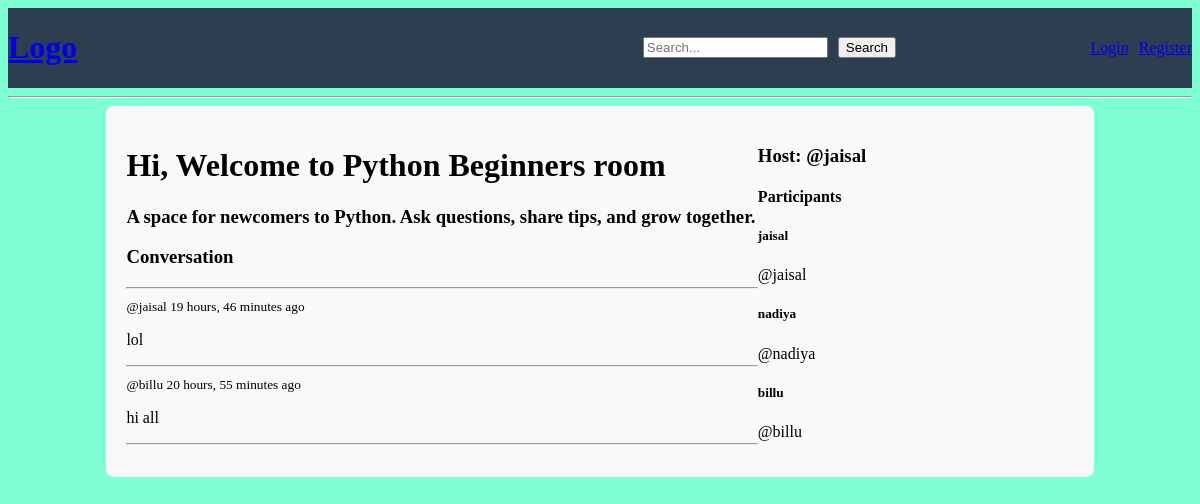
The page /room/1/ on the database its author committed.
### base/models.py (models this page shows, shortened)
class Room(models.Model):
    host = models.ForeignKey(User, on_delete=models.CASCADE, null=True)
    topic = models.ForeignKey(Topic, on_delete=models.SET_NULL, null=True)
    name = models.CharField(max_length=200)
    description = models.TextField(blank=True, null=True)
    participants = models.ManyToManyField(User, related_name='participants', blank=True)
    updated = models.DateTimeField(auto_now=True)
    created = models.DateTimeField(auto_now_add=True)
    class Meta:
        ordering = ['-updated', '-created']

class Message(models.Model):
    user = models.ForeignKey(User, on_delete=models.CASCADE)
    room = models.ForeignKey(Room, on_delete=models.CASCADE)
    body = models.TextField()
    updated = models.DateTimeField(auto_now=True)
    created = models.DateTimeField(auto_now_add=True)
    class Meta:
        ordering = ['-updated', '-created']

### base/views.py (the view, shortened to what this page needs)
# urls.py: path('room/<str:pk>/', views.room, name='room'),  # About page
def room(request, pk):
    room = Room.objects.get(id=pk)  # Fetch the room by primary key
    participants = room.participants.all()  # Get all participants in the room
    room_messages = room.message_set.all()  # Fetch all messages related to the room
    context = {'room': room, 'room_messages':room_messages, 'participants':participants}  # Prepare context with the room
    return render(request, 'base/room.html', context)

### base/templates/base/room.html (shortened to what this page needs)
{% extends "main.html" %} {% block content %}
<div class="room-container">
  <div>
    <h1>Hi, Welcome to {{room.name}} room</h1>
    <h3>{{room.description}}</h3>
    <div class="comment-wrapper">
      <h3>Conversation</h3>
      <hr />
      {% for message in room_messages %}
      <div>
        <small>@{{message.user}} {{message.created|timesince}} ago</small>
        <p>{{message.body}}</p>
        <hr />
      </div>
      {% endfor %}
    </div>
  </div>
  <div>
    <h3>Host: @{{room.host.username}}</h3>
    <h4>Participants</h4>
    {% for participant in participants %}
    <h5>{{participant.username}}</h5>
    <p>@{{participant.username}}</p>
    {% endfor %}
  </div>
</div>
{% endblock content %}

### static/styles/main.css (style rules this page uses)
body { background-color: aquamarine; }

### base/templates/base/room.html (style rules this page uses)
.room-container { width: 80%; margin: auto; padding: 20px; background-color: #f9f9f9; border-radius: 8px; display: grid; grid-template-columns: 2fr 1fr; }

### rows shown on the page
Room: name "Python Beginners", description "A space for newcomers to Python. Ask questions, share tips, and grow together.", host.username "jaisal"
Message: user "jaisal", created "19 hours, 46 minutes", body "lol"
Message: user "billu", created "20 hours, 55 minutes", body "hi all"

### other values the page prints
{{ participant.username }} "jaisal"
{{ participant.username }} "nadiya"
{{ participant.username }} "billu"
